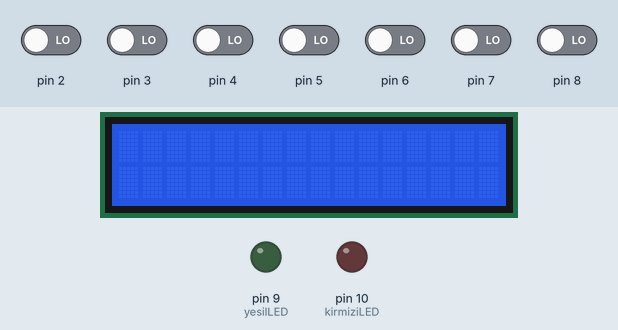
The sketch below on a simulated Arduino Uno, built with avr-gcc and run on an emulated ATmega328P. Parts: 16×2 character LCD, output pins drawn as LEDs (lit = HIGH). Inputs (shaded band) come from the test bench; at power-on: pin 2–8 LOW. Random numbers use the default seed unless the sketch sets one; what the sketch prints to the serial monitor is not drawn.

Above: at 1.2 s.
1.3 s: pin 7 driven HIGH
At 1.52 s:
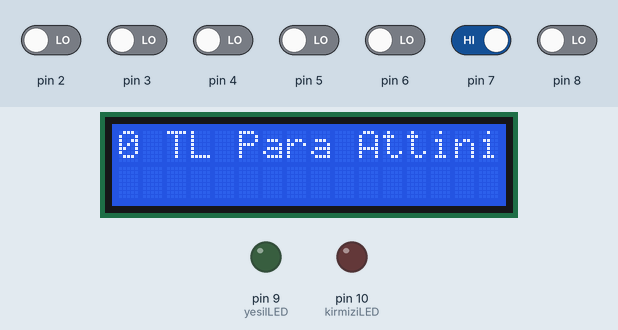
At 2.1 s:
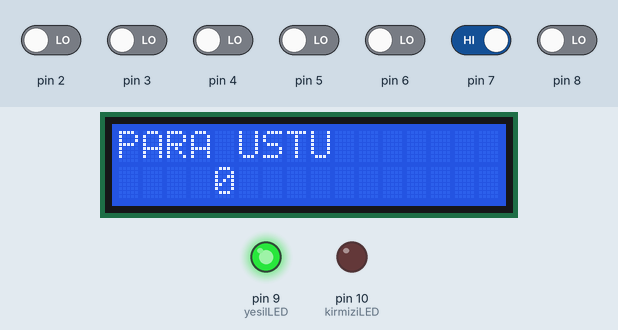
4.3 s: pin 2 driven HIGH
5.8 s: pin 2 driven LOW
At 6.2 s:
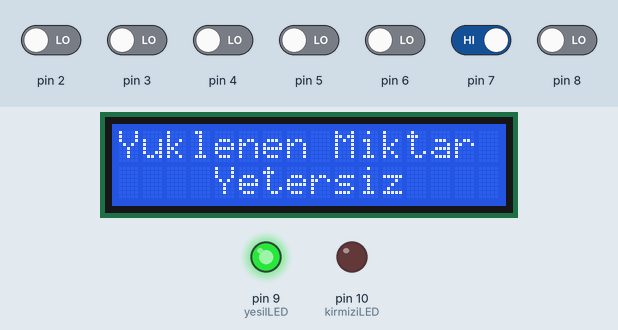
8.8 s: pin 3 driven HIGH
10.3 s: pin 3 driven LOW
At 10.58 s:
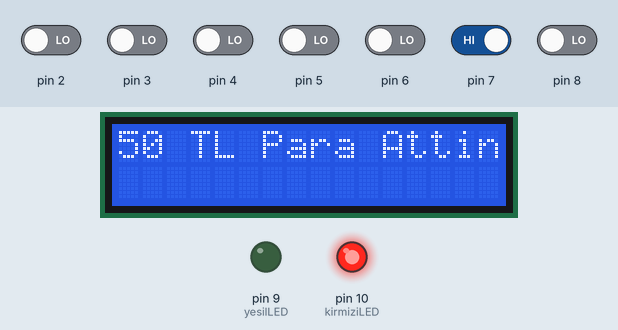
13.2 s: pin 4 driven HIGH
Timing chart, 0 to 15.7 s (numbered marks = the images above; inputs shaded):
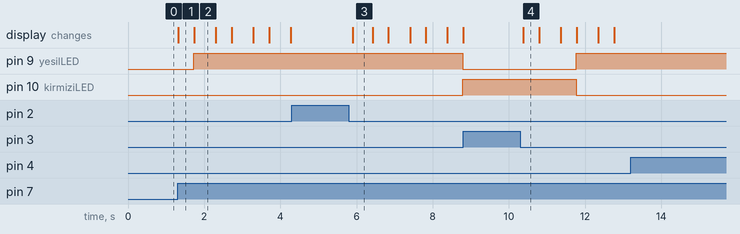

Measured:
- after the input at 1.3 s, pin 9 (yesilLED): LOW → HIGH after 0.42 s; the display: changes at once (image 1)
- after the input at 4.3 s, every drawn part: stays the same
- after the input at 5.8 s, pin 9 (yesilLED): HIGH → LOW after 3.0 s; pin 10 (kirmiziLED): LOW → HIGH after 3.0 s; the display: changes after 0.10 s (image 3)
- after the input at 10.3 s, pin 9 (yesilLED): LOW → HIGH after 1.5 s; pin 10 (kirmiziLED): HIGH → LOW after 1.5 s; the display: changes after 0.08 s (image 4)
- after the input at 13.2 s, every drawn part: stays the same
- what the display in image 1 shows lasts 0.4 s, from 1.3 s to 1.7 s
- what the display in image 2 shows lasts 0.6 s, from 1.7 s to 2.3 s
- what the display in image 3 shows lasts 0.5 s, from 5.9 s to 6.4 s

The sketch:

c.ino
```cpp
#include <Wire.h>
#include <LiquidCrystal_I2C.h>
LiquidCrystal_I2C lcd(0x27, 16, 2);
String hizmetAd[4] = {"kopukleme", "yikama", "kurulama", "cilalama"};
int kalanHizmet[4] = {30, 50, 100, 20};
int hizmetFiyat[4] = {15, 10, 5, 50};
int hizmetID[4] = {1, 2, 3, 4};
int kasa[5]={20,20,10,30,5};
int butonSayisi = 7;
int butonDizisi[7] ;
boolean butonKontrol[7];
int yuklenenMiktar = 0, bitisSayac = 0;
int yuklenen[5] = {0,0,0,0,0};
int odenecekMiktar = 0;
int kirmiziLED = 10, yesilLED = 9;
int sayac[4] = {0, 0, 0, 0};
int randomSayi;
int sayacReset[4]={0,0,0,0};
int yuzluk=0,ellilik=0,yirmilik=0,onluk=0,beslik=0;
void setup() {
  Serial.begin(9600);
  for (int i = 0; i < butonSayisi; i++) {
    butonDizisi[i] = i + 2; // 2 butonların başlangıç pinidir.
  }
  for (int i = 0; i < butonSayisi; i++) {
    pinMode(butonDizisi[i], INPUT);
  }
  pinMode(kirmiziLED, OUTPUT);
  pinMode(yesilLED, OUTPUT);
  randomSeed(5);
 lcd.begin(16, 2);
}

void loop() {
randomSayi=random(1,5);
  if (digitalRead(butonDizisi[0]) == HIGH) {
    if (bitisSayac == 0) {
      yuklenenMiktar += 5;
      yuklenen[0]++;
      kasa[0]++;
    }
    else if (bitisSayac == 1) {
      odenecekMiktar += hizmetFiyat[0];
      kalanHizmet[0] = kalanHizmet[0] - 1;
      sayac[0] = sayac[0] + 1;
      sayacReset[0]=sayacReset[0]+1;


    }
    delay(200);
  }
  else if (digitalRead(butonDizisi[1]) == HIGH) {
    if (bitisSayac == 0) {
      yuklenenMiktar += 10;
          yuklenen[1]++;
      kasa[1]++;
    }
    else if (bitisSayac == 1) {
      odenecekMiktar += hizmetFiyat[1];
      kalanHizmet[1] = kalanHizmet[1] - 1;
      sayac[1] = sayac[1] + 1;
        sayacReset[1]=sayacReset[1]+1;
    }
    delay(200);
  }

  else if (digitalRead(butonDizisi[2]) == HIGH) {
    if (bitisSayac == 0) {
      yuklenenMiktar += 20;
          yuklenen[2]++;
      kasa[2]++;
    }
    else if (bitisSayac == 1) {
      odenecekMiktar += hizmetFiyat[2];
      kalanHizmet[2] = kalanHizmet[2] - 1;
      sayac[2] = sayac[2] + 1;
        sayacReset[2]=sayacReset[2]+1;
    }
    delay(400);

  }
  else if (digitalRead(butonDizisi[3]) == HIGH) {
    if (bitisSayac == 0) {
      yuklenenMiktar += 50;
          yuklenen[3]++;
      kasa[3]++;
    }
    else if (bitisSayac == 1) {
      odenecekMiktar += hizmetFiyat[3];
      kalanHizmet[3] = kalanHizmet[3] - 1;
      sayac[3] = sayac[3] + 1;
        sayacReset[3]=sayacReset[3]+1;
    }
    delay(400);
  }
  else if (digitalRead(butonDizisi[4]) == HIGH) {
    if (bitisSayac == 0) {
      yuklenenMiktar += 100;
          yuklenen[4]++;
           kasa[4]++;
         delay(400);
    }

  }
  else if (digitalRead(butonDizisi[5]) == HIGH) {
    bitisSayac++;
    if (bitisSayac == 1) {
      Serial.println(String(yuklenenMiktar) + " TL Para Attiniz");
      lcd.clear();
     lcd.setCursor(0, 0);
      lcd.print(String(yuklenenMiktar) + " TL Para Attiniz");

    }
    else if (bitisSayac == 2) {
      if(odenecekMiktar<=yuklenenMiktar){

      Serial.println("Random Sayi: " +String(randomSayi));
      Serial.println("odenecek hizmet bedeli: " + String(odenecekMiktar));
      if (randomSayi == 2) {
        digitalWrite(kirmiziLED, HIGH);
        digitalWrite(yesilLED, LOW);
        lcd.clear();
        lcd.setCursor(0,0);
        lcd.print("PARA SIKISTI");
        Serial.println("HATA: PARA SIKISTI. ISLEMLER GERI ALINIYOR");
       for(int i=0;i<4;i++){
        kalanHizmet[i]+=sayac[i];
       }
             for(int i=0;i<5;i++){
         kasa[i]-=yuklenen[i];}

      }


      else {
        digitalWrite(yesilLED, HIGH);
        digitalWrite(kirmiziLED, LOW);

      int paraUstu=yuklenenMiktar-odenecekMiktar;
    Serial.println(" PARA USTU "+String(paraUstu));
  lcd.clear();
    lcd.setCursor(0,0);
    lcd.println("PARA USTU");
    lcd.setCursor(4,1);
    lcd.println(paraUstu);
       yuzluk= paraUstu/100;
       if(kasa[4]>=yuzluk){
       paraUstu-=100*yuzluk;
      }
      else if(kasa[4]<yuzluk && kasa[4]!=0){
         paraUstu-=100*kasa[4];
         yuzluk=kasa[4];
      }
      else {
        yuzluk=0;
      }
      ellilik=paraUstu/50;
      if(kasa[3]>=ellilik){
       paraUstu-=50*ellilik;
      }
      else if(kasa[3]<ellilik && kasa[3]!=0){
         paraUstu-=50*kasa[3];
         ellilik=kasa[3];
      }
      else {
        ellilik=0;
      }
     yirmilik=paraUstu/20;
         if(kasa[2]>=yirmilik){
       paraUstu-=20*yirmilik;
      }
      else if(kasa[2]<yirmilik && kasa[2]!=0){
         paraUstu-=20*kasa[4];
         yirmilik=kasa[2];
      }
      else {
       yirmilik=0;
      }
      onluk=paraUstu/10;
          if(kasa[1]>=onluk){
       paraUstu-=10*onluk;
      }
      else if(kasa[1]<onluk && kasa[1]!=0){
         paraUstu-=10*kasa[1];
         onluk=kasa[1];
      }
      else {
       onluk=0;
      }
      beslik=paraUstu/5;
        if(kasa[0]>=beslik){
       paraUstu-=5*beslik;
      }
      else if(kasa[0]<beslik && kasa[0]!=0){
         paraUstu-=5*kasa[0];
         beslik=kasa[0];
      }
      else {
        beslik=0;
      }

     if(paraUstu!=0){
      Serial.println("KASADA YETERLI BANKNOT YOK. ISLEMLER GERI ALINIYOR");
           lcd.clear();
      lcd.setCursor(0,0);
      lcd.println("YETERLI BANKNOT");
      lcd.setCursor(0,1);
      lcd.println("YOK");

      for(int i=0;i<5;i++){
        kasa[i]-=yuklenen[i];
      }
      for(int i=0;i<4;i++){
        kalanHizmet[i]+=sayac[i];
      }
     }

else if((kalanHizmet[0]<0 || kalanHizmet[1]<0 || kalanHizmet[2]<0  || kalanHizmet[3]<0 )&& paraUstu==0){
  Serial.println("HIZMET YETERSIZ");
  lcd.clear();
  lcd.setCursor(0,0);
  lcd.print("HIZMET YETERSIZ");
    for(int i=0;i<5;i++){
        kasa[i]-=yuklenen[i];
      }
      for(int i=0;i<4;i++){
        kalanHizmet[i]+=sayac[i];
      }
}


     else{
      kasa[4]-=yuzluk;
      kasa[3]-=ellilik;
      kasa[2]-=yirmilik;
      kasa[1]-=onluk;
      kasa[0]-=beslik;
      Serial.println("Para Ustunuz Veriliyor :");
      if(yuzluk!=0){
        Serial.println(String(yuzluk)+ " tane 100 TL");
      }
       if(ellilik!=0){
        Serial.println(String(ellilik)+ " tane 50 TL");
      }
       if(yirmilik!=0){
        Serial.println(String(yirmilik)+ " tane 20 TL");
      }
       if(onluk!=0){
        Serial.println(String(onluk)+ " tane 10 TL");
      }
       if(beslik!=0){
        Serial.println(String(beslik)+ " tane 5 TL");
      }
     }}

  for (int i = 0; i < 4; i++) {
        Serial.println(String (hizmetID[i]) + " , " + String (hizmetAd[i]) +
                       " , " + String(kalanHizmet[i]) + " , " + String(hizmetFiyat[i]));

      }

      Serial.println("KASA BILGISI");
      for(int i=0;i<5;i++){
        Serial.print(String(kasa[i])+" , ");
      }
      Serial.println("\n");
     }


else{
  Serial.println("YUKLENEN MIKTAR YETERSIZ. ISLEMLER GERI ALINIYOR ");
  lcd.clear();
              lcd.setCursor(0, 0);
              lcd.print("Yuklenen Miktar");
              lcd.setCursor(4, 1);
              lcd.print("Yetersiz");

  for(int i=0;i<5;i++){
    kasa[i]-=yuklenen[i];
  }
  for(int i=0;i<4;i++){
    kalanHizmet[i]+=sayac[i];
  }

   for (int i = 0; i < 4; i++) {
        Serial.println(String (hizmetID[i]) + " , " + String (hizmetAd[i]) +
                       " , " + String(kalanHizmet[i]) + " , " + String(hizmetFiyat[i]));

      }

      Serial.println("KASA BILGISI");
      for(int i=0;i<5;i++){
        Serial.print(String(kasa[i])+" , ");
      }
      Serial.println("\n");
}


Serial.println("\n");
      bitisSayac = 0;
      yuklenenMiktar = 0;
      odenecekMiktar = 0;
      for (int i = 0; i < 4; i++) {
        sayac[i] = 0;
      }
         for (int i = 0; i < 5; i++) {
        yuklenen[i] =0;
      }

    }
    delay(400);
  }
  else if (digitalRead(butonDizisi[6]) == HIGH) {
    lcd.clear();
   /*
    kalanHizmet[0] = kalanHizmet[0] + sayacReset[0];
    kalanHizmet[1] = kalanHizmet[1] + sayacReset[1];
    kalanHizmet[2] = kalanHizmet[2] + sayacReset[2];
    kalanHizmet[3] = kalanHizmet[3] + sayacReset[3];*/

for(int i=0;i<4;i++){
  kalanHizmet[i]+=sayac[i];
}

          for(int i=0;i<5;i++){
         kasa[i]-=yuklenen[i];}
    for(int i=0;i<4;i++){
      sayac[i]=0;
    }
     for (int i = 0; i < 5; i++) {
        yuklenen[i] =0;
      }
    bitisSayac = 0;
    odenecekMiktar = 0;
    yuklenenMiktar = 0;
    Serial.println("Resete bastiniz");
    lcd.clear();
    lcd.setCursor(0,0);
    lcd.print("RESETE BASTINIZ");
    delay(400);
  }

}
```
